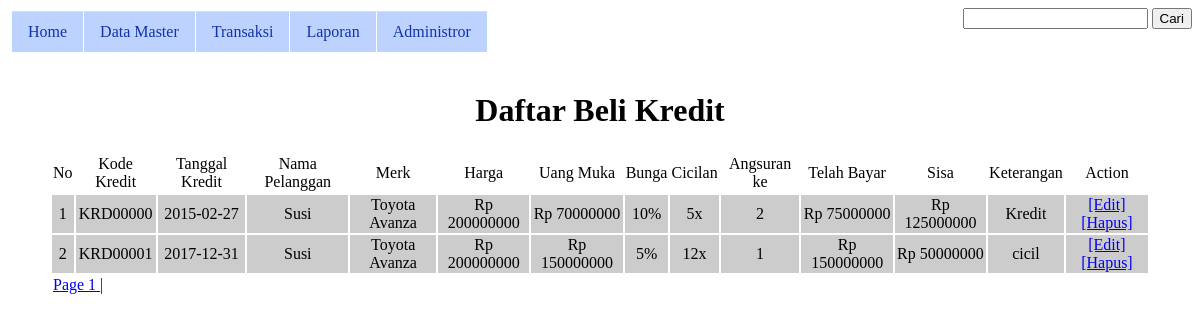
The app's page /index.php?page=beliKredit_view (signed in) with its own data.
### tables this page shows
CREATE TABLE IF NOT EXISTS `belikredit` (
  `KodeKredit` varchar(10) NOT NULL,
  `TanggalKredit` date NOT NULL,
  `KodeCust` varchar(10) NOT NULL,
  `Kodemobil` varchar(10) NOT NULL,
  `Harga` double NOT NULL,
  `UangMuka` double NOT NULL,
  `Bunga` float NOT NULL,
  `LamaCicilan` int(11) NOT NULL,
  `AngsuranKe` int(11) NOT NULL DEFAULT '1',
  `TelahBayar` double NOT NULL,
  `Sisa` double NOT NULL,
  `Keterangan` varchar(50) NOT NULL
);

CREATE TABLE IF NOT EXISTS `pelanggan` (
  `KodeCust` varchar(10) NOT NULL,
  `Nama` varchar(40) NOT NULL,
  `Alamat` varchar(50) NOT NULL,
  `Telepon` varchar(15) NOT NULL,
  `HP` varchar(15) NOT NULL,
  `NoKTP` varchar(20) NOT NULL,
  `KK` varchar(20) NOT NULL,
  `SlipGaji` double NOT NULL,
  `Keterangan` varchar(50) NOT NULL
);

CREATE TABLE IF NOT EXISTS `mobil` (
  `Kodemobil` varchar(10) NOT NULL,
  `Merk` varchar(20) NOT NULL,
  `Warna` varchar(20) NOT NULL,
  `gambar` varchar(200) NOT NULL,
  `Harga` double NOT NULL
);

### page/beliKredit_view.php (the view, shortened to what this page needs)
<?php
	$halaman = get_Halaman("belikredit");
?>
<h1 align="center">Daftar Beli Kredit</h1>
<table width="1100" border="0"  id="tabel">
  <tr align="center" valign="middle" class="tr_grid"  height="40">
  	<td>No</td>
    <td>Kode Kredit</td>
    <td>Tanggal Kredit</td>
    <td>Nama Pelanggan</td>
    <td>Merk</td>
    <td>Harga</td>
    <td>Uang Muka</td>
    <td>Bunga</td>
    <td>Cicilan</td>
    <td>Angsuran ke</td>
    <td>Telah Bayar</td>
    <td>Sisa</td>
    <td>Keterangan</td>
    <td>Action</td>
  </tr>
  <?php
  $sql = "select belikredit.KodeKredit,belikredit.TanggalKredit, pelanggan.Nama, mobil.Merk, belikredit.Harga, belikredit.UangMuka, belikredit.Bunga, belikredit.LamaCicilan, belikredit.AngsuranKe, belikredit.TelahBayar, belikredit.Sisa, Belikredit.Keterangan from belikredit inner join pelanggan using (KodeCust) inner join mobil using (Kodemobil)";
  $query = mysql_query($sql);
  $i=1;
  while($data = mysql_fetch_array($query)){
	echo "
  	<tr bgcolor='#CCCCCC' align='center' height='30'>
    <td>$i</td>
	<td>$data[KodeKredit]</td>
    <td>$data[TanggalKredit]</td>
    <td>$data[Nama]</td>
    <td>$data[Merk]</td>
    <td>Rp $data[Harga]</td>
    <td>Rp $data[UangMuka]</td>
    <td>$data[Bunga]%</td>
    <td>$data[LamaCicilan]x</td>
    <td>$data[AngsuranKe]</td>
    <td>Rp $data[TelahBayar]</td>
    <td>Rp $data[Sisa]</td>
    <td>$data[Keterangan]</td>
	<td><a href='?page=beliKredit_view&id=$data[KodeKredit]&edit=true'>[Edit]</a><a href='#'>[Hapus]</a></td>
  </tr>";
  $i++;
  }
  ?>
  <tr>
<td colspan="15" class="tr_grid">
<?php
for($i=1; $i <= $halaman; $i++){
	echo "<a href='?page=belikredit_view&hal=$i'>Page $i |</a> &nbsp;";
}
?>
</td>
</tr>
</table>

### records on screen
belikredit: KodeKredit "KRD00000", TanggalKredit "2015-02-27", pelanggan.Nama "Susi", mobil.Merk "Toyota Avanza", Harga "200000000", UangMuka "70000000", Bunga "10", LamaCicilan "5", AngsuranKe "2", TelahBayar "75000000", Sisa "125000000", Keterangan "Kredit"
belikredit: KodeKredit "KRD00001", TanggalKredit "2017-12-31", pelanggan.Nama "Susi", mobil.Merk "Toyota Avanza", Harga "200000000", UangMuka "150000000", Bunga "5", LamaCicilan "12", AngsuranKe "1", TelahBayar "150000000", Sisa "50000000", Keterangan "cicil"
